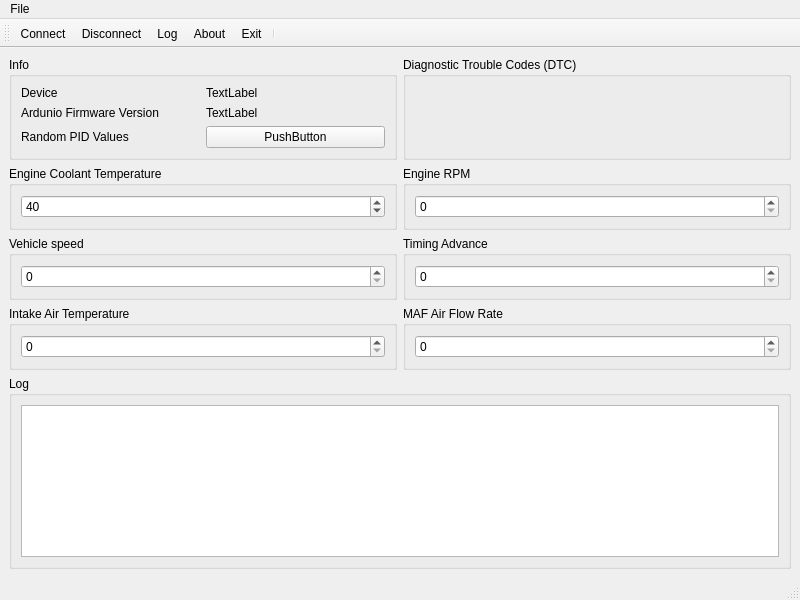
<?xml version="1.0" encoding="UTF-8"?>
<ui version="4.0">
 <class>MainWindow</class>
 <widget class="QMainWindow" name="MainWindow">
  <property name="geometry">
   <rect>
    <x>0</x>
    <y>0</y>
    <width>800</width>
    <height>600</height>
   </rect>
  </property>
  <property name="windowTitle">
   <string>MainWindow</string>
  </property>
  <widget class="QWidget" name="centralwidget">
   <layout class="QGridLayout" name="gridLayout_2">
    <item row="0" column="0">
     <widget class="QGroupBox" name="gbInfo">
      <property name="title">
       <string>Info</string>
      </property>
      <layout class="QVBoxLayout" name="verticalLayout">
       <item>
        <layout class="QGridLayout" name="gridLayout">
         <item row="1" column="1">
          <widget class="QLabel" name="lblFwVer">
           <property name="text">
            <string>TextLabel</string>
           </property>
          </widget>
         </item>
         <item row="2" column="1">
          <widget class="QPushButton" name="pushButton">
           <property name="text">
            <string>PushButton</string>
           </property>
          </widget>
         </item>
         <item row="0" column="1">
          <widget class="QLabel" name="lblConDevice">
           <property name="text">
            <string>TextLabel</string>
           </property>
          </widget>
         </item>
         <item row="2" column="0">
          <widget class="QLabel" name="label_3">
           <property name="text">
            <string>Random PID Values</string>
           </property>
          </widget>
         </item>
         <item row="0" column="0">
          <widget class="QLabel" name="label_2">
           <property name="text">
            <string>Device</string>
           </property>
          </widget>
         </item>
         <item row="1" column="0">
          <widget class="QLabel" name="label">
           <property name="text">
            <string>Ardunio Firmware Version</string>
           </property>
          </widget>
         </item>
        </layout>
       </item>
      </layout>
     </widget>
    </item>
    <item row="0" column="1">
     <widget class="QGroupBox" name="gbDTC">
      <property name="title">
       <string>Diagnostic Trouble Codes (DTC) </string>
      </property>
     </widget>
    </item>
    <item row="1" column="0">
     <layout class="QVBoxLayout" name="verticalLayout_7">
      <item>
       <widget class="QGroupBox" name="gbEct">
        <property name="title">
         <string>Engine Coolant Temperature</string>
        </property>
        <layout class="QVBoxLayout" name="verticalLayout_2">
         <item>
          <widget class="QSpinBox" name="sbEct">
           <property name="suffix">
            <string/>
           </property>
           <property name="prefix">
            <string extracomment="C"/>
           </property>
           <property name="minimum">
            <number>-40</number>
           </property>
           <property name="maximum">
            <number>200</number>
           </property>
           <property name="singleStep">
            <number>10</number>
           </property>
           <property name="value">
            <number>40</number>
           </property>
          </widget>
         </item>
        </layout>
       </widget>
      </item>
      <item>
       <widget class="QGroupBox" name="gbSpeed">
        <property name="title">
         <string>Vehicle speed</string>
        </property>
        <layout class="QVBoxLayout" name="verticalLayout_3">
         <item>
          <widget class="QSpinBox" name="spSpeed"/>
         </item>
        </layout>
       </widget>
      </item>
      <item>
       <widget class="QGroupBox" name="gbIntakeTemp">
        <property name="title">
         <string>Intake Air Temperature</string>
        </property>
        <layout class="QHBoxLayout" name="horizontalLayout">
         <item>
          <widget class="QSpinBox" name="sbIntakeTemp"/>
         </item>
        </layout>
       </widget>
      </item>
     </layout>
    </item>
    <item row="1" column="1">
     <layout class="QVBoxLayout" name="verticalLayout_8">
      <item>
       <widget class="QGroupBox" name="gbRpm">
        <property name="title">
         <string>Engine RPM</string>
        </property>
        <layout class="QVBoxLayout" name="verticalLayout_4">
         <item>
          <widget class="QSpinBox" name="spRpm"/>
         </item>
        </layout>
       </widget>
      </item>
      <item>
       <widget class="QGroupBox" name="gbTiming">
        <property name="title">
         <string>Timing Advance</string>
        </property>
        <layout class="QVBoxLayout" name="verticalLayout_5">
         <item>
          <widget class="QSpinBox" name="spTiming"/>
         </item>
        </layout>
       </widget>
      </item>
      <item>
       <widget class="QGroupBox" name="gbMaf">
        <property name="title">
         <string>MAF Air Flow Rate</string>
        </property>
        <layout class="QVBoxLayout" name="verticalLayout_6">
         <item>
          <widget class="QSpinBox" name="spMaf"/>
         </item>
        </layout>
       </widget>
      </item>
     </layout>
    </item>
    <item row="2" column="0" colspan="2">
     <widget class="QGroupBox" name="gbLog">
      <property name="title">
       <string>Log</string>
      </property>
      <layout class="QVBoxLayout" name="verticalLayout_9">
       <item>
        <widget class="QTextEdit" name="textEdit"/>
       </item>
      </layout>
     </widget>
    </item>
   </layout>
  </widget>
  <widget class="QMenuBar" name="menubar">
   <property name="geometry">
    <rect>
     <x>0</x>
     <y>0</y>
     <width>800</width>
     <height>30</height>
    </rect>
   </property>
   <widget class="QMenu" name="menuFile">
    <property name="title">
     <string>File</string>
    </property>
    <addaction name="actionConnect"/>
    <addaction name="actionDisconnect"/>
    <addaction name="actionAbout"/>
    <addaction name="separator"/>
    <addaction name="actionExit"/>
   </widget>
   <addaction name="menuFile"/>
  </widget>
  <widget class="QStatusBar" name="statusbar"/>
  <widget class="QToolBar" name="toolBar">
   <property name="windowTitle">
    <string>toolBar</string>
   </property>
   <attribute name="toolBarArea">
    <enum>TopToolBarArea</enum>
   </attribute>
   <attribute name="toolBarBreak">
    <bool>false</bool>
   </attribute>
   <addaction name="actionConnect"/>
   <addaction name="actionDisconnect"/>
   <addaction name="actionLog"/>
   <addaction name="actionAbout"/>
   <addaction name="actionExit"/>
   <addaction name="separator"/>
  </widget>
  <action name="actionConnect">
   <property name="text">
    <string>Connect</string>
   </property>
   <property name="toolTip">
    <string>&lt;html&gt;&lt;head/&gt;&lt;body&gt;&lt;p&gt;Connect to ECUSim Hardware&lt;/p&gt;&lt;/body&gt;&lt;/html&gt;</string>
   </property>
  </action>
  <action name="actionDisconnect">
   <property name="text">
    <string>Disconnect</string>
   </property>
   <property name="toolTip">
    <string>&lt;html&gt;&lt;head/&gt;&lt;body&gt;&lt;p&gt;Disconnect for ECUHardware&lt;/p&gt;&lt;/body&gt;&lt;/html&gt;</string>
   </property>
  </action>
  <action name="actionAbout">
   <property name="text">
    <string>About</string>
   </property>
   <property name="toolTip">
    <string>&lt;html&gt;&lt;head/&gt;&lt;body&gt;&lt;p&gt;About&lt;/p&gt;&lt;/body&gt;&lt;/html&gt;</string>
   </property>
  </action>
  <action name="actionExit">
   <property name="text">
    <string>Exit</string>
   </property>
   <property name="toolTip">
    <string>&lt;html&gt;&lt;head/&gt;&lt;body&gt;&lt;p&gt;Exit&lt;/p&gt;&lt;/body&gt;&lt;/html&gt;</string>
   </property>
  </action>
  <action name="actionLog">
   <property name="text">
    <string>Log</string>
   </property>
   <property name="toolTip">
    <string>&lt;html&gt;&lt;head/&gt;&lt;body&gt;&lt;p&gt;Log&lt;/p&gt;&lt;/body&gt;&lt;/html&gt;</string>
   </property>
  </action>
 </widget>
 <resources/>
 <connections/>
</ui>
